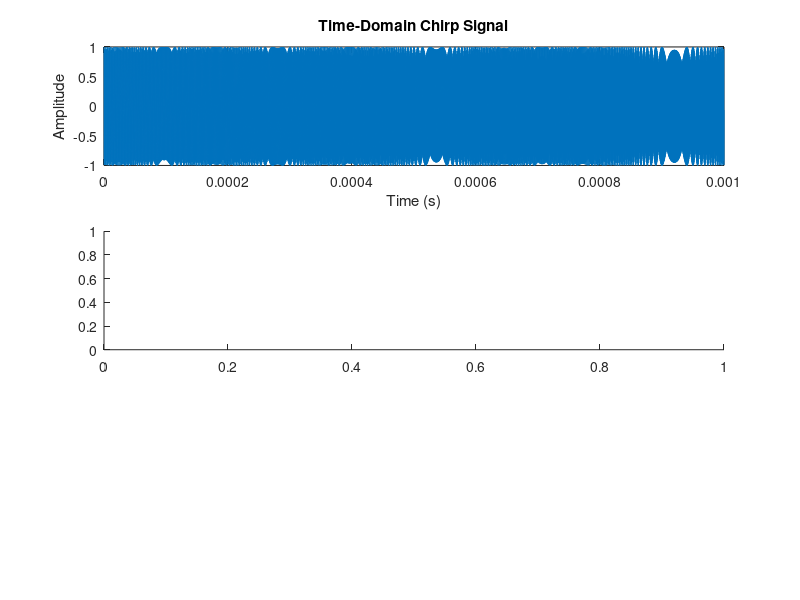

MATLAB code to generate this figure: (Note: this script raises an error after producing the figure.)
% Parameters
Fs = 7680000;          % Sampling frequency (Hz)
T = 1e-3;              % Duration (seconds)
t = 0:1/Fs:T-1/Fs;  % Time vector
f0 = 1e6;            % Starting frequency (Hz)
f1 = 2e6;           % Ending frequency (Hz)

% Generate chirp signal (linear frequency sweep)
% x = chirp(t, f0, T, f1, 'linear');
x = chirp(t, f0, T, f1);

% Create single figure with subplots
figure;

% Subplot 1: Time-domain signal
subplot(3, 1, 1);
plot(t, x);
title('Time-Domain Chirp Signal');
xlabel('Time (s)');
ylabel('Amplitude');
grid on;

% Subplot 2: Spectrogram
subplot(3, 1, 2);
spectrogram(x, 128, 120, 128, Fs, 'xaxis');
title('Spectrogram of Chirp Signal');
colormap('jet');
colorbar;

% Subplot 3: Shifted FFT
N = length(x);                % Signal length
X = fft(x);                   % Compute FFT
X_shifted = fftshift(X);      % Shift FFT to center at zero
freq = (-N/2:N/2-1)*(Fs/N);   % Frequency vector for shifted FFT

subplot(3, 1, 3);
plot(freq, abs(X_shifted));
title('Shifted FFT of Chirp Signal');
xlabel('Frequency (Hz)');
ylabel('Magnitude');
grid on;

% Adjust layout for better spacing
sgtitle('Chirp Signal Analysis');
set(gcf, 'Position', [100, 100, 800, 800]); % Adjust figure size

saveas(gcf, 'imgs/signal_chirp.png');
